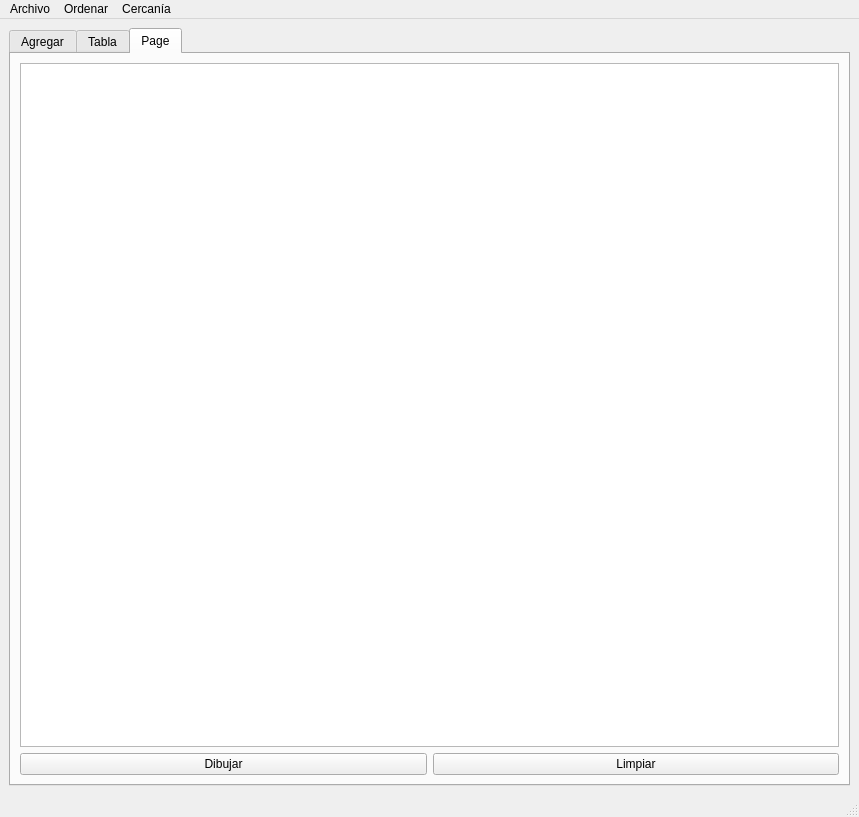
<?xml version="1.0" encoding="UTF-8"?>
<ui version="4.0">
 <class>MainWindow</class>
 <widget class="QMainWindow" name="MainWindow">
  <property name="geometry">
   <rect>
    <x>0</x>
    <y>0</y>
    <width>859</width>
    <height>817</height>
   </rect>
  </property>
  <property name="windowTitle">
   <string>MainWindow</string>
  </property>
  <widget class="QWidget" name="centralwidget">
   <layout class="QGridLayout" name="gridLayout_3">
    <item row="0" column="0">
     <widget class="QTabWidget" name="tabWidget">
      <property name="currentIndex">
       <number>2</number>
      </property>
      <widget class="QWidget" name="tab">
       <attribute name="title">
        <string>Agregar</string>
       </attribute>
       <layout class="QGridLayout" name="gridLayout">
        <item row="0" column="0">
         <widget class="QGroupBox" name="groupBox">
          <property name="title">
           <string>GroupBox</string>
          </property>
          <layout class="QFormLayout" name="formLayout">
           <item row="0" column="0">
            <widget class="QLabel" name="label_4">
             <property name="text">
              <string>Origen X:</string>
             </property>
            </widget>
           </item>
           <item row="0" column="1">
            <widget class="QSpinBox" name="spnnOrigenX">
             <property name="maximum">
              <number>500</number>
             </property>
            </widget>
           </item>
           <item row="2" column="0">
            <widget class="QLabel" name="label_8">
             <property name="text">
              <string>Origen Y: </string>
             </property>
            </widget>
           </item>
           <item row="2" column="1">
            <widget class="QSpinBox" name="spnnOrigenY">
             <property name="maximum">
              <number>500</number>
             </property>
            </widget>
           </item>
           <item row="4" column="0">
            <widget class="QLabel" name="label">
             <property name="text">
              <string>Destino X</string>
             </property>
            </widget>
           </item>
           <item row="4" column="1">
            <widget class="QSpinBox" name="spnnDestinoX">
             <property name="maximum">
              <number>500</number>
             </property>
            </widget>
           </item>
           <item row="5" column="0">
            <widget class="QLabel" name="label_2">
             <property name="text">
              <string>Destino Y</string>
             </property>
            </widget>
           </item>
           <item row="5" column="1">
            <widget class="QSpinBox" name="spnnDestinoY">
             <property name="maximum">
              <number>500</number>
             </property>
            </widget>
           </item>
           <item row="6" column="0">
            <widget class="QLabel" name="label_3">
             <property name="text">
              <string>Velocidad</string>
             </property>
            </widget>
           </item>
           <item row="6" column="1">
            <widget class="QSpinBox" name="spnnVelocidad">
             <property name="maximum">
              <number>500</number>
             </property>
            </widget>
           </item>
           <item row="7" column="0">
            <widget class="QLabel" name="label_5">
             <property name="text">
              <string>Red</string>
             </property>
            </widget>
           </item>
           <item row="7" column="1">
            <widget class="QSpinBox" name="spnnRed">
             <property name="maximum">
              <number>255</number>
             </property>
            </widget>
           </item>
           <item row="8" column="0">
            <widget class="QLabel" name="label_6">
             <property name="text">
              <string>Green</string>
             </property>
            </widget>
           </item>
           <item row="8" column="1">
            <widget class="QSpinBox" name="spnnGreen">
             <property name="maximum">
              <number>255</number>
             </property>
            </widget>
           </item>
           <item row="9" column="0">
            <widget class="QLabel" name="label_7">
             <property name="text">
              <string>Blue</string>
             </property>
            </widget>
           </item>
           <item row="9" column="1">
            <widget class="QSpinBox" name="spnnBlue">
             <property name="maximum">
              <number>255</number>
             </property>
            </widget>
           </item>
           <item row="10" column="0">
            <widget class="QLabel" name="label_9">
             <property name="text">
              <string>Distancia:</string>
             </property>
            </widget>
           </item>
           <item row="10" column="1">
            <widget class="QSpinBox" name="spnnDistancia">
             <property name="maximum">
              <number>255</number>
             </property>
            </widget>
           </item>
           <item row="13" column="0" colspan="2">
            <widget class="QPushButton" name="btnAgregarFinal">
             <property name="cursor">
              <cursorShape>PointingHandCursor</cursorShape>
             </property>
             <property name="text">
              <string>Agregar final</string>
             </property>
            </widget>
           </item>
           <item row="14" column="0" colspan="2">
            <widget class="QPushButton" name="btnAgregarInicio">
             <property name="cursor">
              <cursorShape>PointingHandCursor</cursorShape>
             </property>
             <property name="text">
              <string>Agregar inicio</string>
             </property>
            </widget>
           </item>
           <item row="15" column="0" colspan="2">
            <widget class="QPushButton" name="btnMostrar">
             <property name="cursor">
              <cursorShape>PointingHandCursor</cursorShape>
             </property>
             <property name="text">
              <string>Mostrar</string>
             </property>
            </widget>
           </item>
          </layout>
         </widget>
        </item>
        <item row="0" column="1">
         <widget class="QPlainTextEdit" name="plainTextEdit">
          <property name="maximumSize">
           <size>
            <width>500</width>
            <height>16777215</height>
           </size>
          </property>
          <property name="frameShadow">
           <enum>QFrame::Raised</enum>
          </property>
         </widget>
        </item>
       </layout>
      </widget>
      <widget class="QWidget" name="tab_2">
       <attribute name="title">
        <string>Tabla</string>
       </attribute>
       <layout class="QGridLayout" name="gridLayout_2">
        <item row="0" column="0" colspan="3">
         <widget class="QTableWidget" name="tableParticulas"/>
        </item>
        <item row="1" column="2">
         <widget class="QPushButton" name="mostrar_pushButton">
          <property name="text">
           <string>Mostrar</string>
          </property>
         </widget>
        </item>
        <item row="1" column="1">
         <widget class="QPushButton" name="buscar_pushButton">
          <property name="text">
           <string>Buscar</string>
          </property>
         </widget>
        </item>
        <item row="1" column="0">
         <widget class="QLineEdit" name="searchEdit">
          <property name="placeholderText">
           <string>Id de particula</string>
          </property>
         </widget>
        </item>
       </layout>
      </widget>
      <widget class="QWidget" name="tab_3">
       <attribute name="title">
        <string>Page</string>
       </attribute>
       <layout class="QGridLayout" name="gridLayout_4">
        <item row="2" column="0">
         <widget class="QPushButton" name="dibujarPushButton">
          <property name="text">
           <string>Dibujar</string>
          </property>
         </widget>
        </item>
        <item row="2" column="1">
         <widget class="QPushButton" name="limpiarPushBtn">
          <property name="text">
           <string>Limpiar</string>
          </property>
         </widget>
        </item>
        <item row="0" column="0" colspan="2">
         <widget class="QGraphicsView" name="particulasView"/>
        </item>
       </layout>
      </widget>
     </widget>
    </item>
   </layout>
  </widget>
  <widget class="QMenuBar" name="menubar">
   <property name="geometry">
    <rect>
     <x>0</x>
     <y>0</y>
     <width>859</width>
     <height>26</height>
    </rect>
   </property>
   <widget class="QMenu" name="menuArchivo">
    <property name="title">
     <string>Archivo</string>
    </property>
    <addaction name="actionAbrir"/>
    <addaction name="actionGuardar"/>
   </widget>
   <widget class="QMenu" name="menuOrdenar">
    <property name="title">
     <string>Ordenar</string>
    </property>
    <addaction name="actionSortId"/>
    <addaction name="actionSortDistance"/>
    <addaction name="actionSortSpeed"/>
   </widget>
   <widget class="QMenu" name="menuCercan_a">
    <property name="title">
     <string>Cercanía</string>
    </property>
    <addaction name="actionOnlyOrigenXY"/>
    <addaction name="actionNearestPoints"/>
   </widget>
   <addaction name="menuArchivo"/>
   <addaction name="menuOrdenar"/>
   <addaction name="menuCercan_a"/>
  </widget>
  <widget class="QStatusBar" name="statusbar"/>
  <action name="actionAbrir">
   <property name="text">
    <string>Abrir</string>
   </property>
   <property name="shortcut">
    <string>Ctrl+O</string>
   </property>
  </action>
  <action name="actionGuardar">
   <property name="text">
    <string>Guardar</string>
   </property>
   <property name="shortcut">
    <string>Ctrl+G</string>
   </property>
  </action>
  <action name="actionSortId">
   <property name="text">
    <string>Por id (ascendente)...</string>
   </property>
   <property name="shortcut">
    <string>Shift+I</string>
   </property>
  </action>
  <action name="actionSortDistance">
   <property name="text">
    <string>Por distancia (descendente)...</string>
   </property>
   <property name="shortcut">
    <string>Shift+D</string>
   </property>
  </action>
  <action name="actionSortSpeed">
   <property name="text">
    <string>Velocidad (ascendente)...</string>
   </property>
   <property name="shortcut">
    <string>Shift+V</string>
   </property>
  </action>
  <action name="actionSolo_puntos">
   <property name="text">
    <string>Origen</string>
   </property>
  </action>
  <action name="actionOnlyOrigenXY">
   <property name="text">
    <string>Solo origen x-y</string>
   </property>
   <property name="shortcut">
    <string>Ctrl+Shift+I</string>
   </property>
  </action>
  <action name="actionNearestPoints">
   <property name="text">
    <string>Puntos más cercanos</string>
   </property>
   <property name="shortcut">
    <string>Ctrl+Shift+N</string>
   </property>
  </action>
 </widget>
 <resources/>
 <connections/>
</ui>
